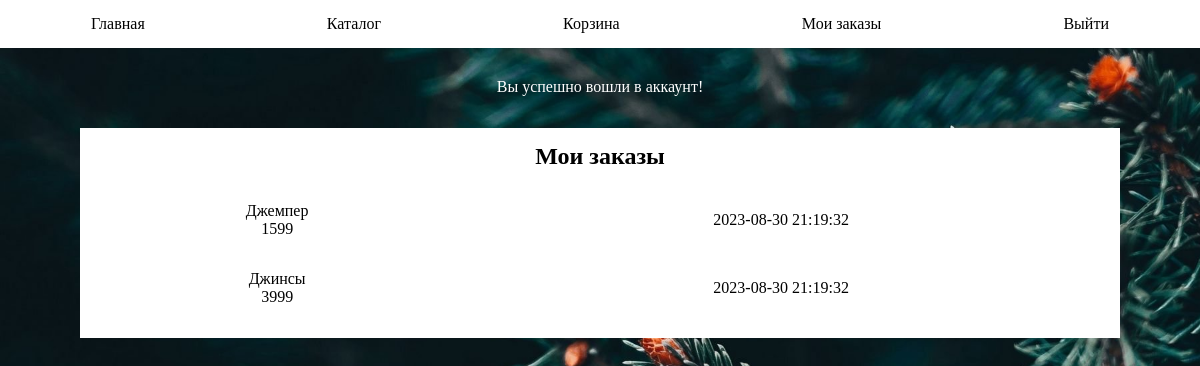
Page /orders (signed in) on the committed database.
### tables this page shows
CREATE TABLE `orders` (
  `id` int NOT NULL,
  `good_id` int NOT NULL,
  `user_id` int NOT NULL,
  `sum` int NOT NULL,
  `status` text NOT NULL,
  `timestamps` datetime NOT NULL
);

CREATE TABLE `goods` (
  `id` int NOT NULL,
  `name` text NOT NULL,
  `price` int NOT NULL,
  `description` text NOT NULL,
  `img_src` text
);

### views/orders.php (the view, shortened to what this page needs)
<h2>Мои заказы</h2>
<?php
$link = mysqli_connect('localhost', 'root', '', 'onlineshop');
if ($_SESSION['auth']) {
    $user_id = $_SESSION['user_id'];
    $paid = mysqli_query($link, "SELECT orders.timestamps, goods.name, goods.price, orders.good_id FROM orders LEFT JOIN goods ON orders.good_id=goods.id WHERE user_id=$user_id and status='paid'");
    if ($paid->num_rows) {
?>
        <table>
            <?php
            foreach ($paid as $order) { ?>
                <tr>
                    <td>
                        <a href="/goods/<?= $order['good_id'] ?>">
                            <p><?= $order['name'] ?><br>
                                <?= $order['price'] ?><br>
                            </p>
                        </a>
                    </td>
                    <td>
                        <p>
                            <?= $order['timestamps'] ?>
                        </p>
                    </td>
                </tr>
            <?php } ?>
        </table>
<?php
    } else {
        echo "<p>Вы не сделали ни одного заказа.</p>";
    }
} else {
    $_SESSION['flash'] = 'Необходимо авторизоваться';
    header('Location: /login');
}

### app.css (style rules this page uses)
* { padding: 0px; margin: 0px; }
a { text-decoration: none; color: black; }
body { background-image: url(forest.jpg); background-attachment: fixed; background-size: cover; }
main table { width: 100%; align-items: center; }
td { padding: 15px; height: max-content; }
h2 { margin-bottom: 15px; }

### rows in the picture
orders: good.name "Джемпер", good.price "1599", timestamps "2023-08-30 21:19:32"
orders: good.name "Джинсы", good.price "3999", timestamps "2023-08-30 21:19:32"

### other values in the picture
$flash "Вы успешно вошли в аккаунт!"
